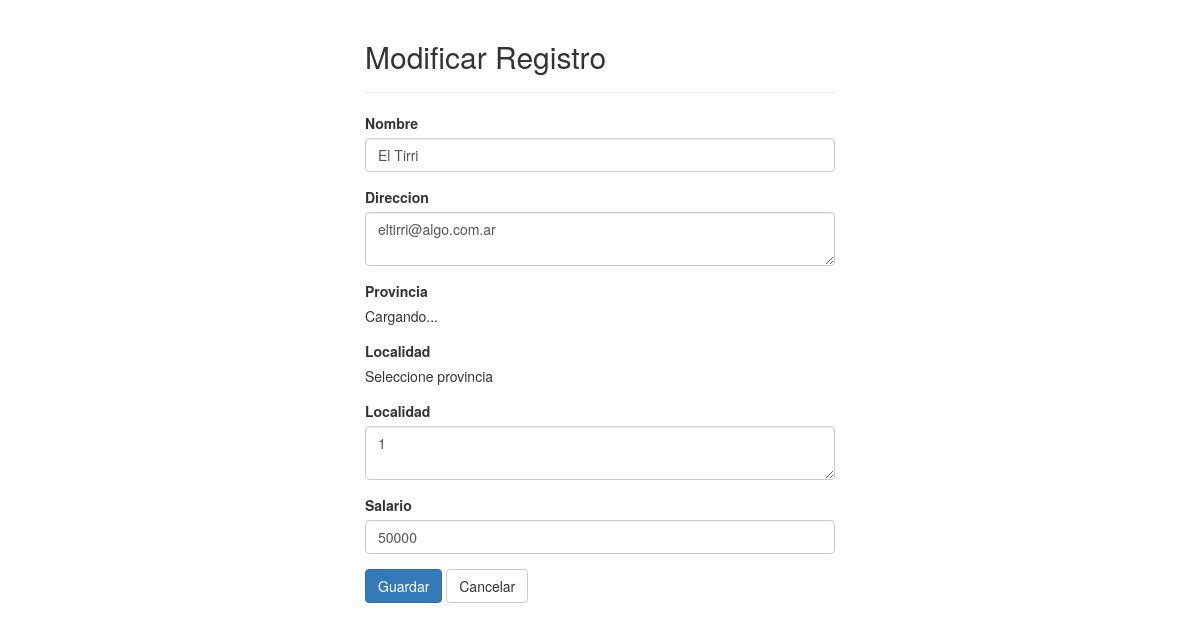
Page /update.php?id=4 on the committed database.
### tables this page shows
CREATE TABLE `employees` (
  `id` int(11) NOT NULL,
  `name` varchar(100) NOT NULL,
  `address` varchar(255) NOT NULL,
  `salary` int(10) NOT NULL,
  `id_localidad` int(10) NOT NULL
);

### update.php (the view, shortened to what this page needs)
<?php
require_once 'config.php';
$name = $address = $salary = $localidad = "";
$name_err = $address_err = $salary_err = $localidad_err = "";
if(isset($_POST["id"]) && !empty($_POST["id"])){
    $id = $_POST["id"];
    $input_name = trim($_POST["name"]);
    if(empty($input_name)){
        $name_err = "Please enter a name.";
    } elseif(!filter_var(trim($_POST["name"]), FILTER_VALIDATE_REGEXP, array("options"=>array("regexp"=>"/^[a-zA-Z'-.\s ]+$/")))){
        $name_err = 'Please enter a valid name.';
    } else{
        $name = $input_name;
    }
    $input_address = trim($_POST["address"]);
    if(empty($input_address)){
        $address_err = 'Please enter an address.';
    } else{
        $address = $input_address;
    }
    $input_salary = trim($_POST["salary"]);
    if(empty($input_salary)){
        $salary_err = "Please enter the salary amount.";
    } elseif(!ctype_digit($input_salary)){
        $salary_err = 'Please enter a positive integer value.';
    } else{
        $salary = $input_salary;
    }
    $input_localidad = trim($_POST["localidad"]);
    if(empty($input_localidad)){
        $localidad_err = 'Please enter an localidad.';
    } else{
        $localidad = $input_localidad;
    }
    if(empty($name_err) && empty($address_err) && empty($salary_err) && empty($localidad_err)){
        $sql = "UPDATE employees SET name=?, address=?, salary=?, id_localidad=? WHERE id=?";
        if($stmt = mysqli_prepare($link, $sql)){
            mysqli_stmt_bind_param($stmt, "sssii", $param_name, $param_address, $param_salary, $param_localidad, $param_id);
            $param_name = $name;
            $param_address = $address;
            $param_salary = $salary;
            $param_localidad = $localidad;
            $param_id = $id;
            if(mysqli_stmt_execute($stmt)){
                header("location: index.php");
                exit();
            } else{
                echo "Something went wrong. Please try again later.";
            }
        }
        mysqli_stmt_close($stmt);
    }
    mysqli_close($link);
} else{
    if(isset($_GET["id"]) && !empty(trim($_GET["id"]))){
        $sql = "SELECT * FROM employees WHERE id = ?";
        if($stmt = mysqli_prepare($link, $sql)){
            mysqli_stmt_bind_param($stmt, "i", $param_id);
            if(mysqli_stmt_execute($stmt)){
                $result = mysqli_stmt_get_result($stmt);
                if(mysqli_num_rows($result) == 1){
                    $row = mysqli_fetch_array($result, MYSQLI_ASSOC);
                    $name = $row["name"];
                    $address = $row["address"];
                    $salary = $row["salary"];
                    $localidad = $row["id_localidad"];
                } else{
                    header("location: error.php");
                    exit();
                }
            } else{
                echo "Oops! Something went wrong. Please try again later.";
            }
        }
    }  else{
        header("location: error.php");
        exit();
    }
}
?>
<!DOCTYPE html>
<html lang="en">
<head>
    <link rel="stylesheet" href="https://maxcdn.bootstrapcdn.com/bootstrap/3.3.7/css/bootstrap.css">
</head>
<body onload="Inicio()">
    <div class="wrapper">
        <div class="container-fluid">
            <div class="row">
                <div class="col-md-12">
                    <div class="page-header">
                        <h2>Modificar Registro</h2>
                    </div>
                    <form action="<?php echo htmlspecialchars(basename($_SERVER['REQUEST_URI'])); ?>" method="post">
                        <div class="form-group <?php echo (!empty($name_err)) ? 'has-error' : ''; ?>">
                            <label>Nombre</label>
                            <input type="text" name="name" class="form-control" value="<?php echo $name; ?>">
                        </div>
                        <div class="form-group <?php echo (!empty($address_err)) ? 'has-error' : ''; ?>">
                            <label>Direccion</label>
                            <textarea name="address" class="form-control"><?php echo $address; ?></textarea>
                        </div>
                         <div class="form-group">
                           <label>Provincia</label>
                            <div id="provincias">Cargando...</div>
                        </div>
                         <div class="form-group">
                           <label>Localidad</label>
                            <div id="localidades"  >Seleccione provincia</div>
                        </div>
                        <div class="form-group <?php echo (!empty($localidad_err)) ? 'has-error' : ''; ?>">
                            <label>Localidad</label>
                            <textarea name="localidad" class="form-control"><?php echo $localidad; ?></textarea>
                        </div>
                        <div class="form-group <?php echo (!empty($salary_err)) ? 'has-error' : ''; ?>">
                            <label>Salario</label>
                            <input type="text" name="salary" class="form-control" value="<?php echo $salary; ?>">
                        </div>
                        <input type="submit" class="btn btn-primary" value="Guardar">
                        <a href="index.php" class="btn btn-default">Cancelar</a>
                    </form>
                </div>
            </div>
        </div>
    </div>
</body>
</html>

### update.php (style rules this page uses)
.wrapper { width: 500px; margin: 0 auto; }

### rows in the picture
employees: name "El Tirri", address "eltirri@algo.com.ar", localidad "1", salary "50000"
